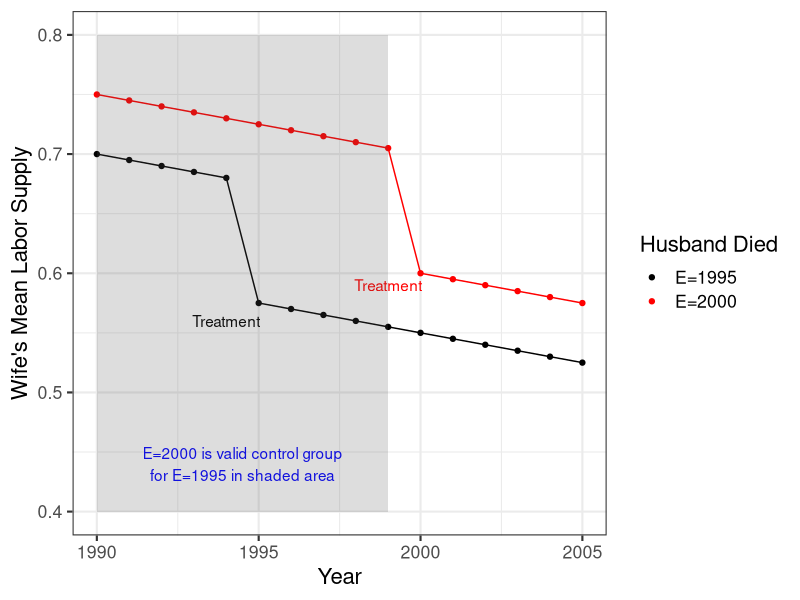
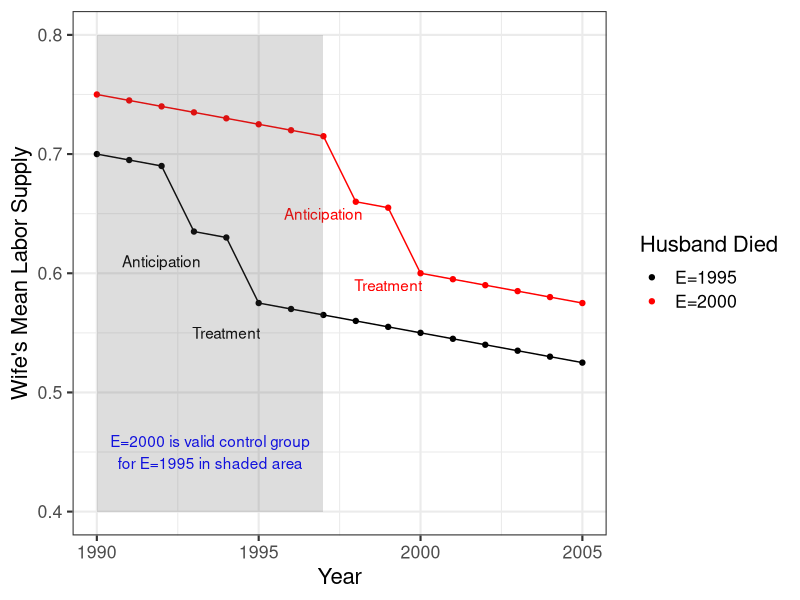
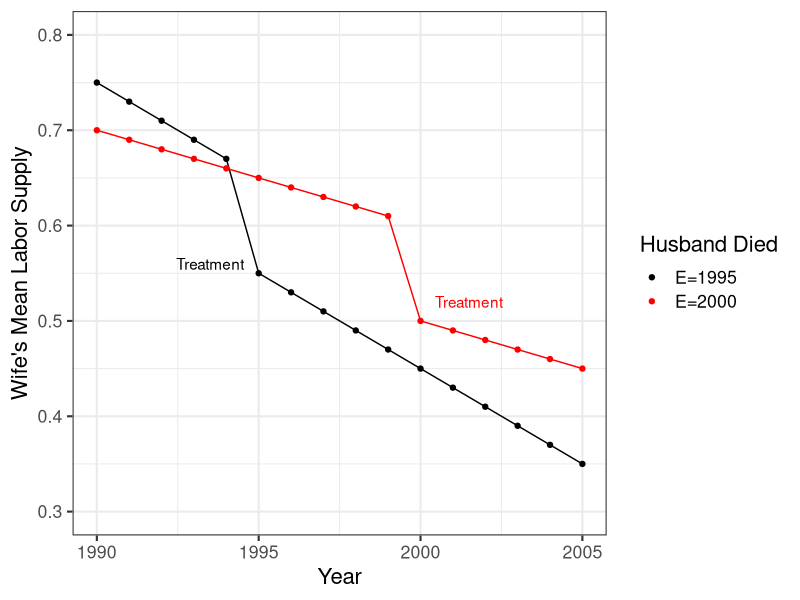
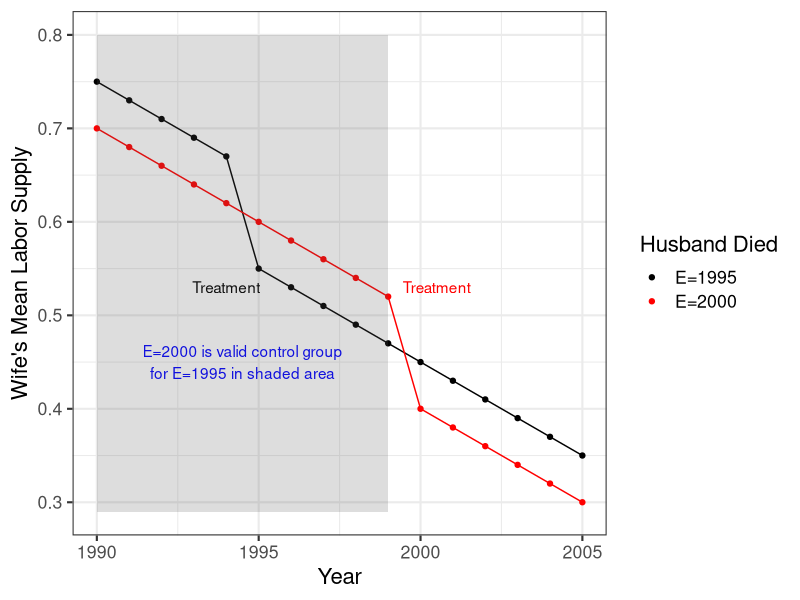
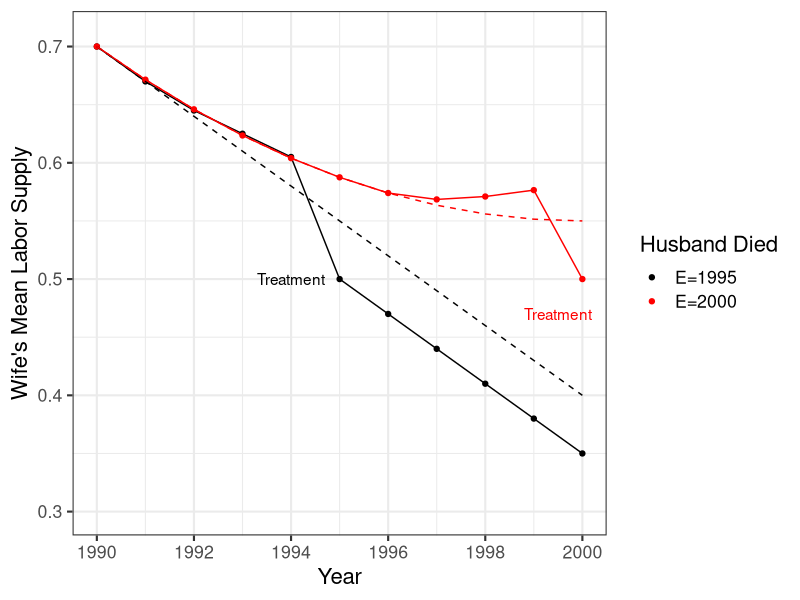

These figures' R source, in order:

rm(list=ls())
library(data.table)
library(ggplot2)
library(scales)



# assume Parallel Trends but violate No Anticipation

dd <- data.table(year = 1990:2005)

dd[year < 1995, cohort1995noantic := .7]
dd[year >= 1995, cohort1995noantic := .6]

dd[year < 1993, cohort1995antic := .7]
dd[year >= 1993 & year <= 1994, cohort1995antic := .65]
dd[year >= 1995, cohort1995antic := .6]

dd[year < 1995+5, cohort2000noantic := .75]
dd[year >= 1995+5, cohort2000noantic := .65]

dd[year < 1993+5, cohort2000antic := .75]
dd[year >= 1993+5 & year <= 1994+5, cohort2000antic := .7]
dd[year >= 1995+5, cohort2000antic := .65]

for(var in c("cohort1995noantic","cohort1995antic","cohort2000noantic","cohort2000antic")){
  dd[, (var) := get(var) - 0.005*(year-1990)]
}


gg <- ggplot(aes(x=year),data=dd) +
  geom_line(aes(y=cohort1995noantic), color = "black") + geom_point(aes(y=cohort1995noantic,colour="E=1995")) +
  geom_line(aes(y=cohort2000noantic), color = "red") + geom_point(aes(y=cohort2000noantic,colour="E=2000")) +
  scale_y_continuous(breaks= pretty_breaks(),limits=c(0.4,0.8)) +
  scale_x_continuous(breaks= pretty_breaks(),limits=c(1990,2005)) +
  theme_bw(base_size = 16) +
  scale_colour_manual("Husband Died", breaks = c("E=1995", "E=2000"), values = c("black", "red")) +
  annotate(geom="text",x=1994,y=.56,label="Treatment") +
  annotate(geom="text",x=1999,y=.59,label="Treatment",color="red") +
  annotate(geom="text",x=1994.5,y=.44,label="E=2000 is valid control group\nfor E=1995 in shaded area",colour="blue") +
  annotate("rect", xmin = 1990, xmax = 1999, ymin = .4, ymax = .8, alpha = .2) +
  ylab("Wife's Mean Labor Supply") + xlab("Year")
print(gg)
ggsave(gg,file="fadlon_ideal.pdf",width=8,height=5)


gg <- ggplot(aes(x=year),data=dd) +
  geom_line(aes(y=cohort1995antic), color = "black") + geom_point(aes(y=cohort1995antic,colour="E=1995")) +
  geom_line(aes(y=cohort2000antic), color = "red") + geom_point(aes(y=cohort2000antic,colour="E=2000")) +
  scale_y_continuous(breaks= pretty_breaks(),limits=c(0.4,0.8)) +
  scale_x_continuous(breaks= pretty_breaks(),limits=c(1990,2005)) +
  theme_bw(base_size = 16) +
  scale_colour_manual("Husband Died", breaks = c("E=1995", "E=2000"), values = c("black", "red")) +
  annotate(geom="text",x=1992,y=.61,label="Anticipation") +
  annotate(geom="text",x=1997,y=.65,label="Anticipation",color="red") +
  annotate(geom="text",x=1994,y=.55,label="Treatment") +
  annotate(geom="text",x=1999,y=.59,label="Treatment",color="red") +
  annotate(geom="text",x=1993.5,y=.45,label="E=2000 is valid control group\nfor E=1995 in shaded area",colour="blue") +
  annotate("rect", xmin = 1990, xmax = 1997, ymin = .4, ymax = .8, alpha = .2) +
  ylab("Wife's Mean Labor Supply") + xlab("Year")
print(gg)
ggsave(gg,file="fadlon_anticipation.pdf",width=8,height=5)




# assume No Anticipation but violate Parallel Trends

dd <- data.table(year = 1990:2005)
dd[, cohort1995 := .75 + (1990-year)*.02 - 0.1*(year>= 1995)]
dd[, cohort2000 := .7 + (1990-year)*.01 - 0.1*(year>= 2000)]
dd[, cohort1995resid := .75 + (1990-year)*.02 + - 0.1*(year>= 1995)]
dd[, cohort2000resid := .7 + (1990-year)*.02 + - 0.1*(year>= 2000)]

gg <- ggplot(aes(x=year),data=dd) +
  geom_line(aes(y=cohort1995), color = "black") + geom_point(aes(y=cohort1995,colour="E=1995")) +
  geom_line(aes(y=cohort2000), color = "red") + geom_point(aes(y=cohort2000,colour="E=2000")) +
  scale_y_continuous(breaks= pretty_breaks(),limits=c(0.3,0.8)) +
  scale_x_continuous(breaks= pretty_breaks(),limits=c(1990,2005)) +
  theme_bw(base_size = 16) +
  scale_colour_manual("Husband Died", breaks = c("E=1995", "E=2000"), values = c("black", "red")) +
  annotate(geom="text",x=1993.5,y=.56,label="Treatment") +
  annotate(geom="text",x=2001.5,y=.52,label="Treatment",color="red") +
  ylab("Wife's Mean Labor Supply") + xlab("Year")
print(gg)
ggsave(gg,file="fadlon_lineardiff.pdf",width=8,height=5)


gg <- ggplot(aes(x=year),data=dd) +
  geom_line(aes(y=cohort1995resid), color = "black") + geom_point(aes(y=cohort1995resid,colour="E=1995")) +
  geom_line(aes(y=cohort2000resid), color = "red") + geom_point(aes(y=cohort2000resid,colour="E=2000")) +
  scale_y_continuous(breaks= pretty_breaks(),limits=c(0.29,0.8)) +
  scale_x_continuous(breaks= pretty_breaks(),limits=c(1990,2005)) +
  theme_bw(base_size = 16) +
  scale_colour_manual("Husband Died", breaks = c("E=1995", "E=2000"), values = c("black", "red")) +
  annotate(geom="text",x=1994,y=.53,label="Treatment") +
  annotate(geom="text",x=2000.5,y=.53,label="Treatment",color="red") +
  annotate(geom="text",x=1994.5,y=.45,label="E=2000 is valid control group\nfor E=1995 in shaded area",colour="blue") +
  annotate("rect", xmin = 1990, xmax = 1999, ymin = .29, ymax = .8, alpha = .2) +
  ylab("Wife's Mean Labor Supply") + xlab("Year")
print(gg)
ggsave(gg,file="fadlon_lineardiffresid.pdf",width=8,height=5)



# violate both No Anticipation and Parallel Trends

dd <- data.table(year = 1990:2000)

dd[year < 1992, cohort1995 := .7 - 0.03*(year-1990)]
dd[year==1992, cohort1995 := .7 - 0.03*(year-1990) + 0.005]
dd[year==1993, cohort1995 := .7 - 0.03*(year-1990) + 0.015]
dd[year==1994, cohort1995 := .7 - 0.03*(year-1990) + 0.025]
dd[year >= 1995, cohort1995 := .7 - 0.03*(year-1990) - 0.05]
dd[, cohort1995true := .7 - 0.03*(year-1990)]

dd[year < 1997, cohort2000 := .7 - 0.03*(year-1990) + 0.0015*(year-1990)^2]
dd[year == 1997, cohort2000 := .7 - 0.03*(year-1990) + 0.0015*(year-1990)^2 + 0.005]
dd[year == 1998, cohort2000 := .7 - 0.03*(year-1990) + 0.0015*(year-1990)^2 + 0.015]
dd[year == 1999, cohort2000 := .7 - 0.03*(year-1990) + 0.0015*(year-1990)^2 + 0.025]
dd[year >= 2000, cohort2000 := .7 - 0.03*(year-1990) + 0.0015*(year-1990)^2 - 0.05]
dd[, cohort2000true := .7 - 0.03*(year-1990) + 0.0015*(year-1990)^2]

gg <- ggplot(aes(x=year),data=dd) +
  geom_line(aes(y=cohort1995), color = "black") + geom_point(aes(y=cohort1995,colour="E=1995")) +
  geom_line(aes(y=cohort2000), color = "red") + geom_point(aes(y=cohort2000,colour="E=2000")) +
  geom_line(aes(y=cohort1995true), color = "black", linetype="dashed") +
  geom_line(aes(y=cohort2000true), color = "red", linetype="dashed") +
  scale_y_continuous(breaks= pretty_breaks(),limits=c(0.3,0.71)) +
  scale_x_continuous(breaks= pretty_breaks(),limits=c(1990,2000)) +
  theme_bw(base_size = 16) +
  scale_colour_manual("Husband Died", breaks = c("E=1995", "E=2000", "E=1995 true", "E=2000 true"), values = c("black", "red","black","red")) +
  annotate(geom="text",x=1994,y=.5,label="Treatment") +
  annotate(geom="text",x=1999.5,y=.47,label="Treatment",color="red") +
  ylab("Wife's Mean Labor Supply") + xlab("Year")
print(gg)
ggsave(gg,file="fadlon_neitherholds.pdf",width=8,height=5)


